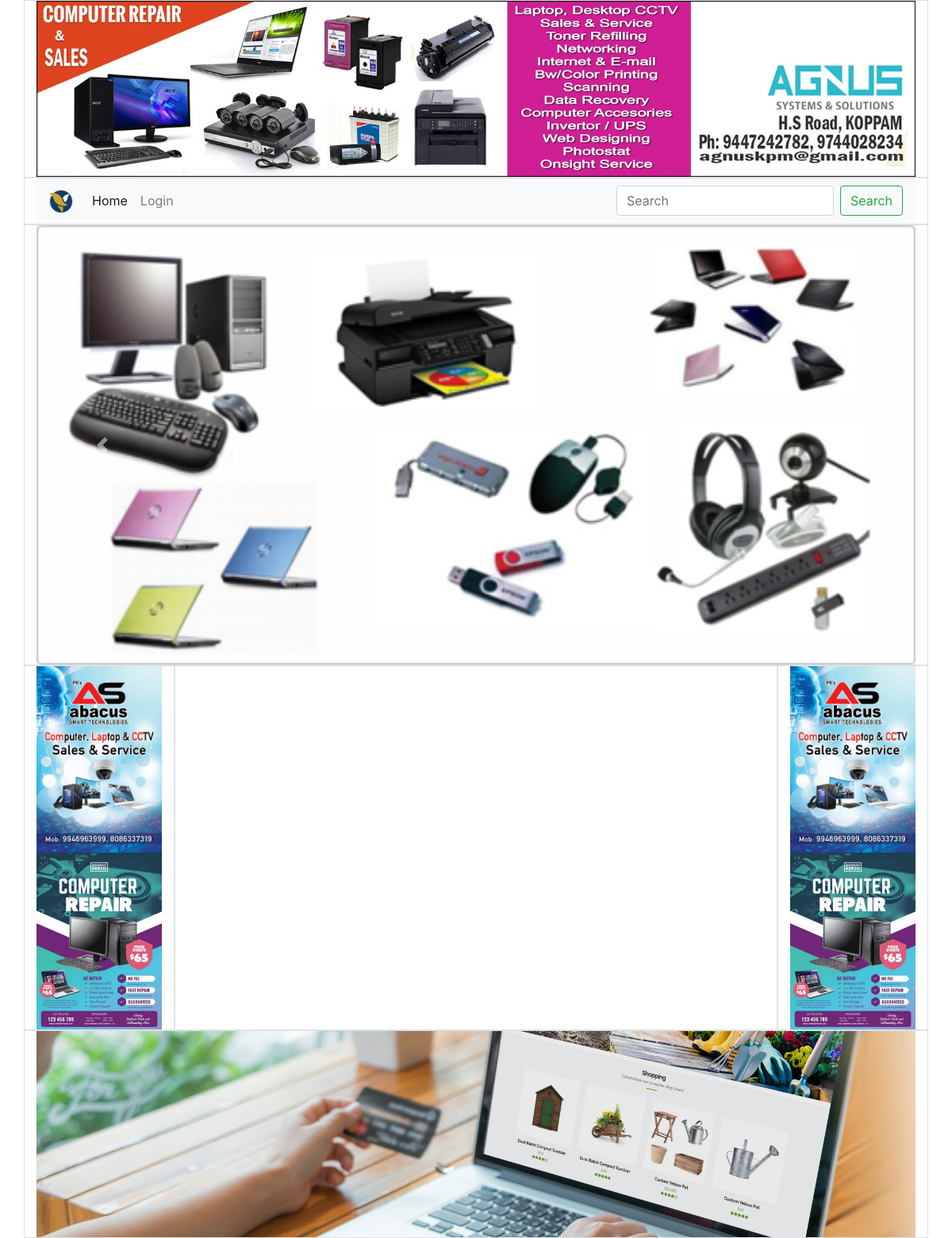
/menus/1, run on an earlier commit of the app's database.
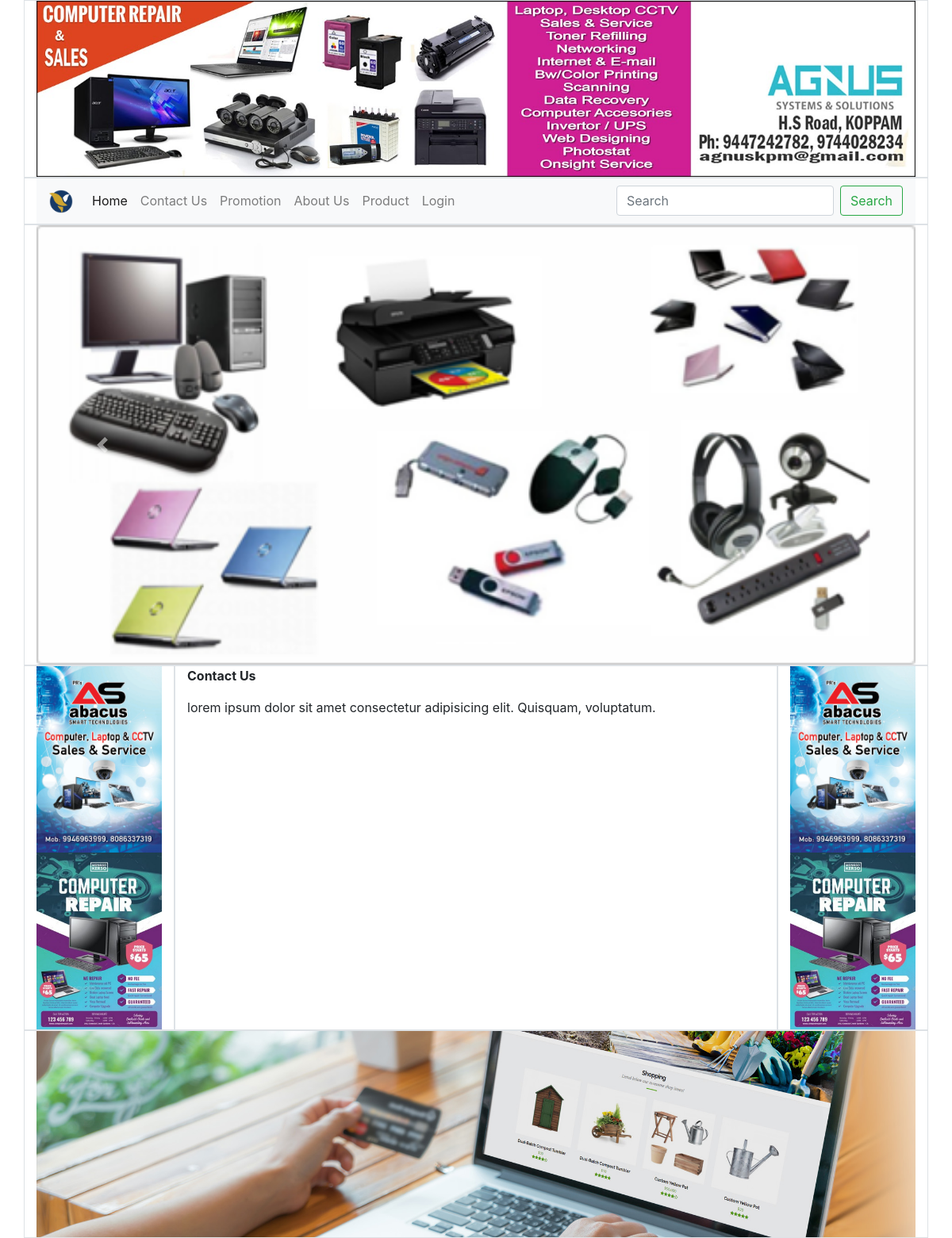
And on a later commit of the database.
### accounts/models.py (models this page shows, shortened)
class Image(models.Model):
    ImageName = models.CharField(max_length=200, null=True)
    ImageURL = models.ImageField(upload_to='images/',null=True,blank=True)
    ImageLink = models.CharField(max_length=200, null=True)
    ImageTypeID = models.ForeignKey(ImageType, on_delete=models.CASCADE, null=True)
    Active = models.CharField(max_length=200, null=True)
    ImageDate = models.DateTimeField(auto_now_add=True, null=True)

class Menu(models.Model):
    MenuNameKH = models.CharField(max_length=200, null=True)
    MenuNameEN = models.CharField(max_length=200, null=True)
    OrderBy = models.IntegerField(blank=True,null=True)
    CreatedDate = models.DateTimeField(auto_now_add=True, null=True)

class MenuDetail(models.Model):
    MenuID = models.ForeignKey(Menu, on_delete=models.CASCADE, null=True)
    Description =  RichTextUploadingField(null=True)
    MenuDetailDate = models.DateTimeField (auto_now_add=True, null=True)

### accounts/views.py (the view)
# urls.py: path('menus/<int:id>',views.MenuDetail,name='menu'),
def MenuDetail(request,id):
    menu_detail = models.MenuDetail.objects.filter(MenuID=id)
    Benner = models.Image.objects.filter(ImageTypeID=1)
    Logo = models.Image.objects.filter(ImageTypeID=2)
    Slide_Show = models.Image.objects.filter(ImageTypeID=3)
    Slide_Left= models.Image.objects.filter(ImageTypeID=4)
    Slide_Right = models.Image.objects.filter(ImageTypeID=5)
    Footer = models.Image.objects.filter(ImageTypeID=6)
    Menu = models.Menu.objects.all()
    context ={
        'Menu':Menu,
        'Benner':Benner,
        'Logo':Logo,
        'Slide_Show':Slide_Show,
        'Slide_Left':Slide_Left,
        'Slide_Right':Slide_Right,
        'Footer':Footer,
         'menu_detail':menu_detail
    }
    return render(request,"accounts/MenuDetail.html",context)

### accounts/templates/accounts/MenuDetail.html
{% extends "accounts/indexfrom.html" %}
{% block content %}
    {% for menu_detail in menu_detail %}
    {{menu_detail.Description |safe}}
    {% endfor %}
{% endblock  %}

### accounts/templates/accounts/indexfrom.html (shortened to what this page needs)
<!DOCTYPE html>
{% load static %}
<html lang="en">
<head>
    <link rel='stylesheet' type='text/css' media='screen' href="{% static 'css/bootstrap.min.css' %}">
</head>
<body>
    <div class="container">
        {% block header %}
                {% include "include/benner.html" %}
                {% include "include/menu.html" %}
                {% include "include/slile_show.html" %}
                {% endblock  %}
        <div class="row">
            {% block sile_righ %}
                 {% include "include/sile_righ.html" %}
            {% endblock  %}
            <div class="col-lg-8 border">
                {% block content %}{% endblock  %}
            </div>
            {% block  Slide_Left %}
                {% include "include/sile_righ.html" %}
            {% endblock  %}
        </div>
        {% block Footer %}
        {% include "include/footer.html" %}
        {% endblock  %}
    </div>
</body>
</html>

### accounts/templates/include/benner.html
    {% load static %}
    <div class="row">
            <div class="col-lg-12 border">
            {% for Benner in Benner %}
                <img src="{{Benner.ImageURL.url}}" alt="BANNER" width="100%">
            {% endfor %}
            </div>
        </div>

### accounts/templates/include/menu.html (shortened to what this page needs)
{% load static %}
<div class="row">
            <div class="col-lg-12 border">
                <nav class="navbar navbar-expand-lg navbar-light bg-light">
                    <a class="navbar-brand" href="#">
                                    {% for Logo in Logo %}
                <img src="{{Logo.ImageURL.url}}" alt="BANNER" width="30">
            {% endfor %}
                    </a>
                    <div class="collapse navbar-collapse" id="navbarSupportedContent">
                        <ul class="navbar-nav mr-auto">
                            <li class="nav-item active">
                                <a class="nav-link" href="#">Home <span class="sr-only">(current)</span></a>
                            </li>
                            {% for Menu in Menu %}
                            <li class="nav-item">
                                <a class="nav-link" href="{% url 'menu' Menu.id %}">{{ Menu.MenuNameEN }}</a>
                            {% endfor %}
                            <li class="nav-item">
                                <a class="nav-link" href="#">Login</a>
                            </li>
                        </ul>
                        <form class="form-inline my-2 my-lg-0">
                            <input class="form-control mr-sm-2" type="search" placeholder="Search" aria-label="Search">
                            <button class="btn btn-outline-success my-2 my-sm-0" type="submit">Search</button>
                        </form>
                    </div>
                </nav>
            </div>
        </div>

### accounts/templates/include/slile_show.html (shortened to what this page needs)
       {% load static %}
       <div class="row">
            <div class="col-lg-12 border">
                <div id="carouselExampleIndicators" class="carousel slide" data-ride="carousel">
                    <ol class="carousel-indicators">
                        <li data-target="#carouselExampleIndicators" data-slide-to="0" class="active"></li>
                        <li data-target="#carouselExampleIndicators" data-slide-to="1"></li>
                        <li data-target="#carouselExampleIndicators" data-slide-to="2"></li>
                    </ol>
                    <div class="carousel-inner">
                    {% for Slide_Show in Slide_Show %}
                        <div class="carousel-item {{Slide_Show.Active}}">
                            <img class="d-block w-100" src="{{Slide_Show.ImageURL.url}}" alt="First slide">
                        </div>
                    {% endfor %}
                    </div>
                    <a class="carousel-control-prev" href="#carouselExampleIndicators" role="button" data-slide="prev">
                        <span class="carousel-control-prev-icon" aria-hidden="true"></span>
                    </a>
                    <a class="carousel-control-next" href="#carouselExampleIndicators" role="button" data-slide="next">
                        <span class="carousel-control-next-icon" aria-hidden="true"></span>
                    </a>
                </div>
            </div>
        </div>

### accounts/templates/include/sile_righ.html
        {% load static %}
        <div class="col-lg-2 border">
              {% for Slide_Right in Slide_Right %}
                <img src="{{Slide_Right.ImageURL.url}}" alt="BANNER" width="100%">
            {% endfor %}
            </div>

### accounts/templates/include/footer.html
{% load static %}
<div class="row">
            <div class="col-lg-12 border">
            {% for Footer in Footer %}
                <img src="{{Footer.ImageURL.url}}" alt="BANNER" width="100%">
            {% endfor %}
            </div>
        </div>

What changed in the data, as far as the page shows it:
added Menu: MenuNameEN "Contact Us"
added Menu: MenuNameEN "Promotion"
added Menu: MenuNameEN "About Us"
added Menu: MenuNameEN "Product"
added MenuDetail: Description "Contact Us lorem ipsum dolor sit amet consectetur adipisicing elit. Quisquam, voluptatum."
